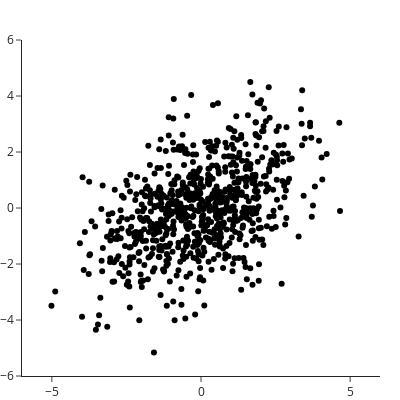

Notebook code for this chart:
### Code cell
fig = go.Figure(go.Scatter(x=X[:,0], y=X[:,1], mode="markers", marker=dict(color="black")),
                layout=dict(xaxis=dict(range=[-6,6], autorange=False),
                            yaxis=dict(range=[-6,6], autorange=False),
                            width=400, height=400))
fig.write_image("../correlated_cov.png")
fig.show()

### Figure 1 — Plotly figure (JSON) as saved in the notebook; plotly's stock layout.template omitted (floating-point values rounded to 4 significant figures; data arrays with more than 128 entries replaced by an {"elided": "..."} marker saying what was removed)
{"data": [{"marker": {"color": "black"}, "mode": "markers", "type": "scatter", "x": {"elided": "750 float values"}, "y": {"elided": "750 float values"}}], "layout": {"height": 400, "width": 400, "xaxis": {"autorange": false, "range": [-6, 6]}, "yaxis": {"autorange": false, "range": [-6, 6]}}}
